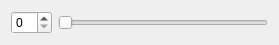
<?xml version="1.0" encoding="UTF-8"?>
<ui version="4.0">
 <class>MyWidget</class>
 <widget class="QWidget" name="MyWidget">
  <property name="geometry">
   <rect>
    <x>0</x>
    <y>0</y>
    <width>279</width>
    <height>45</height>
   </rect>
  </property>
  <property name="windowTitle">
   <string>Form</string>
  </property>
  <property name="autoFillBackground">
   <bool>false</bool>
  </property>
  <property name="styleSheet">
   <string notr="true"/>
  </property>
  <layout class="QHBoxLayout" name="horizontalLayout">
   <item>
    <widget class="QSpinBox" name="spinBox"/>
   </item>
   <item>
    <widget class="QSlider" name="horizontalSlider">
     <property name="orientation">
      <enum>Qt::Horizontal</enum>
     </property>
    </widget>
   </item>
  </layout>
 </widget>
 <resources/>
 <connections/>
</ui>
